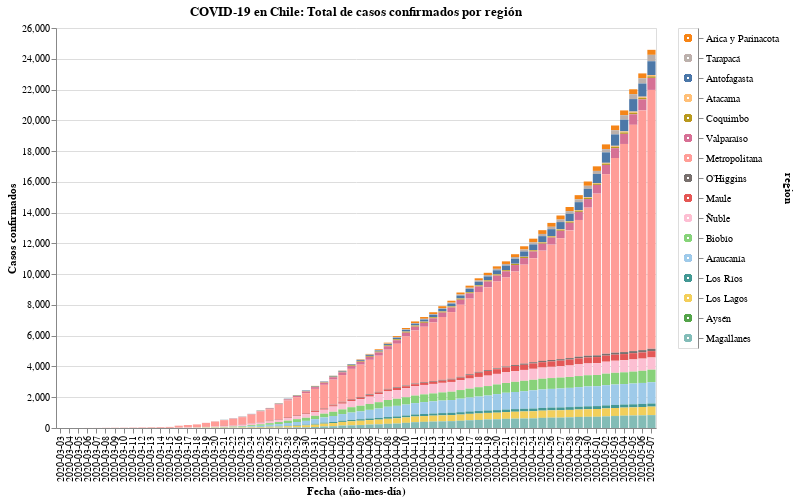

The cell this chart's notebook holds for it:
### Code cell
#hide_input
input_dropdown = alt.binding_select(options=data['region'].unique())
selection1 = alt.selection_single(fields=['region'], bind=input_dropdown, name=' ')
selection2 = alt.selection_multi(fields=['region'], on='mouseover')
color = alt.condition(selection1 | selection2,
                    alt.Color('region:N', scale=alt.Scale(scheme='tableau20'), legend=None),
                    alt.value('lightgray'))

chart = alt.Chart(data).mark_bar().encode(
    x=alt.X('date:O', axis=alt.Axis(title='Fecha (año-mes-día)')),
    y=alt.Y('casos', axis=alt.Axis(title='Casos confirmados')),
    color=color,
    tooltip=['date', 'region', 'casos'],
    order=alt.Order(
    # Sort the segments of the bars by this field
    'codigo region',
    sort='descending'
    )
).properties(
    title='COVID-19 en Chile: Total de casos confirmados por región'
).add_selection(
    selection1, selection2
).transform_filter(
    selection1
)

legend = alt.Chart(data).mark_point().encode(
    y=alt.Y('region:N', axis=alt.Axis(orient='right'), sort=regiones),
    color=color
).add_selection(
    selection1, selection2
)

chart.properties(width=600, height=400) | legend

### Figure 1 — Vega-Lite specification as saved in the notebook (floating-point values rounded to 4 significant figures; data arrays with more than 128 entries replaced by an {"elided": "..."} marker saying what was removed)
{"config": {"view": {"continuousWidth": 400, "continuousHeight": 300}}, "hconcat": [{"mark": "bar", "encoding": {"color": {"condition": {"type": "nominal", "field": "region", "legend": null, "scale": {"scheme": "tableau20"}, "selection": {"or": [" ", "selector001"]}}, "value": "lightgray"}, "order": {"type": "quantitative", "field": "codigo region", "sort": "descending"}, "tooltip": [{"type": "nominal", "field": "date"}, {"type": "nominal", "field": "region"}, {"type": "quantitative", "field": "casos"}], "x": {"type": "ordinal", "axis": {"title": "Fecha (año-mes-día)"}, "field": "date"}, "y": {"type": "quantitative", "axis": {"title": "Casos confirmados"}, "field": "casos"}}, "height": 400, "selection": {" ": {"type": "single", "fields": ["region"], "bind": {"input": "select", "options": ["Arica y Parinacota", "Tarapacá", "Antofagasta", "Atacama", "Coquimbo", "Valparaíso", "Metropolitana", "O’Higgins", "Maule", "Ñuble", "Biobío", "Araucanía", "Los Ríos", "Los Lagos", "Aysén", "Magallanes"]}}, "selector001": {"type": "multi", "fields": ["region"], "on": "mouseover"}}, "title": "COVID-19 en Chile: Total de casos confirmados por región", "transform": [{"filter": {"selection": " "}}], "width": 600}, {"mark": "point", "encoding": {"color": {"condition": {"type": "nominal", "field": "region", "legend": null, "scale": {"scheme": "tableau20"}, "selection": {"or": [" ", "selector001"]}}, "value": "lightgray"}, "y": {"type": "nominal", "axis": {"orient": "right"}, "field": "region", "sort": ["Arica y Parinacota", "Tarapacá", "Antofagasta", "Atacama", "Coquimbo", "Valparaíso", "Metropolitana", "O’Higgins", "Maule", "Ñuble", "Biobío", "Araucanía", "Los Ríos", "Los Lagos", "Aysén", "Magallanes"]}}, "selection": {" ": {"type": "single", "fields": ["region"], "bind": {"input": "select", "options": ["Arica y Parinacota", "Tarapacá", "Antofagasta", "Atacama", "Coquimbo", "Valparaíso", "Metropolitana", "O’Higgins", "Maule", "Ñuble", "Biobío", "Araucanía", "Los Ríos", "Los Lagos", "Aysén", "Magallanes"]}}, "selector001": {"type": "multi", "fields": ["region"], "on": "mouseover"}}}], "data": {"name": "data-36ec21430d6423153c31b2ec8aceea70"}, "$schema": "https://vega.github.io/schema/vega-lite/v4.8.1.json", "datasets": {"data-36ec21430d6423153c31b2ec8aceea70": {"elided": "1056 records"}}}
